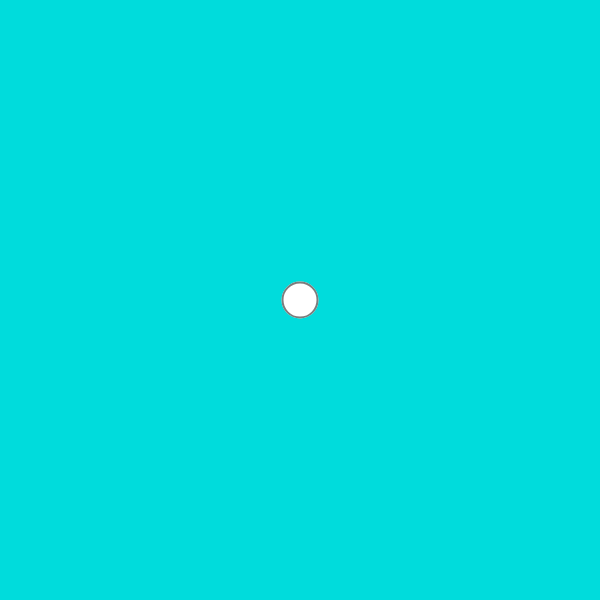
Frame 1 (no input)
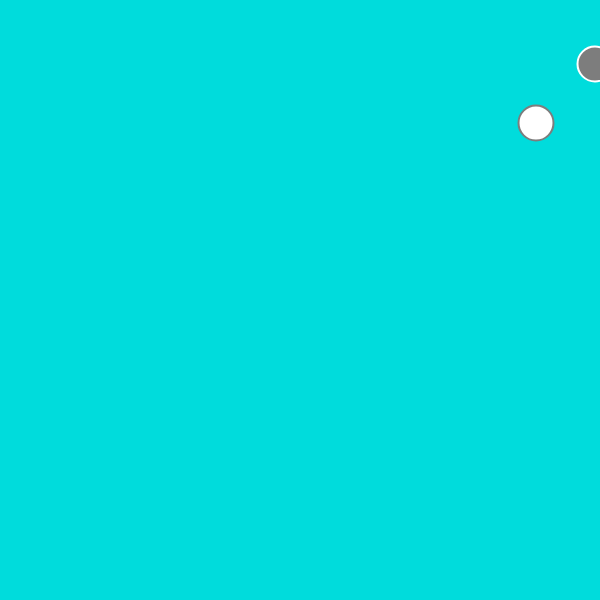
Frame 60 (no input)
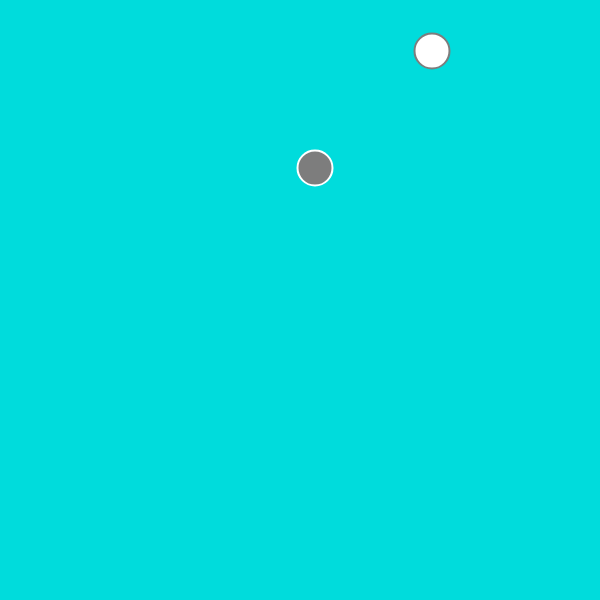
Frame 120 (the mouse pressed at the canvas centre since frame 60)

The p5.js sketch that drew these frames (run headless with seeded random() and noise() and a simulated clock; from frame 60 on, the mouse is pressed at the canvas centre):

// p5.js sketch
// ── sketch.js
var ball =
{
    x: 300,
    y: 300,
    xspeed: 5,
    yspeed: -4,
    ballRed: 255,
    ballGreen: 255,
    ballBlue: 255,
    createBall: function ()
    {
        stroke(255, 255, 255);
        strokeWeight(2);
        ellipse(this.x, this.y, 35, 35);
        fill(this.ballRed, this.ballGreen, this.ballBlue);
    },
    
    move: function()
    {
        //moves the ball
        this.x = this.x + this.xspeed;
        this.y = this.y + this.yspeed;
        //Alternatively you could use this.x and this.y
    },
    
    edgeBounce: function()
    {
        //if it hits an edge invert the speed
        if(this.x > width || this.x < 0)
        {
            this.xspeed = this.xspeed * -1;
        }

        if(this.y > height || this.y < 0)
        {
            this.yspeed = this.yspeed * -1;
        }
    }
    
}

var ball2 =
{
    x: 300,
    y: 300,
    xspeed: 4,
    yspeed: -3,
    ballRed: 125,
    ballGreen: 125,
    ballBlue: 125,
    createBall: function ()
    {
        stroke(125, 125, 125);
        strokeWeight(2);
        ellipse(this.x, this.y, 35, 35);
        fill(this.ballRed, this.ballGreen, this.ballBlue);
    },
    
    move: function()
    {
        //moves the ball
        this.x = this.x + this.xspeed;
        this.y = this.y + this.yspeed;
    },
    
    edgeBounce: function()
    {
        //if it hits an edge invert the speed
        if(this.x > width || this.x < 0)
        {
            this.xspeed = this.xspeed * -1;
        }

        if(this.y > height || this.y < 0)
        {
            this.yspeed = this.yspeed * -1;
        }
    }
    
}


function setup() 
{
    createCanvas(600, 600);
}

function draw()
{
    //Creates the ball
    background(0, 220, 220);
    ball.createBall();
    ball.move();
    ball.edgeBounce();
    
    ball2.createBall();
    ball2.move();
    ball2.edgeBounce();
    
}
